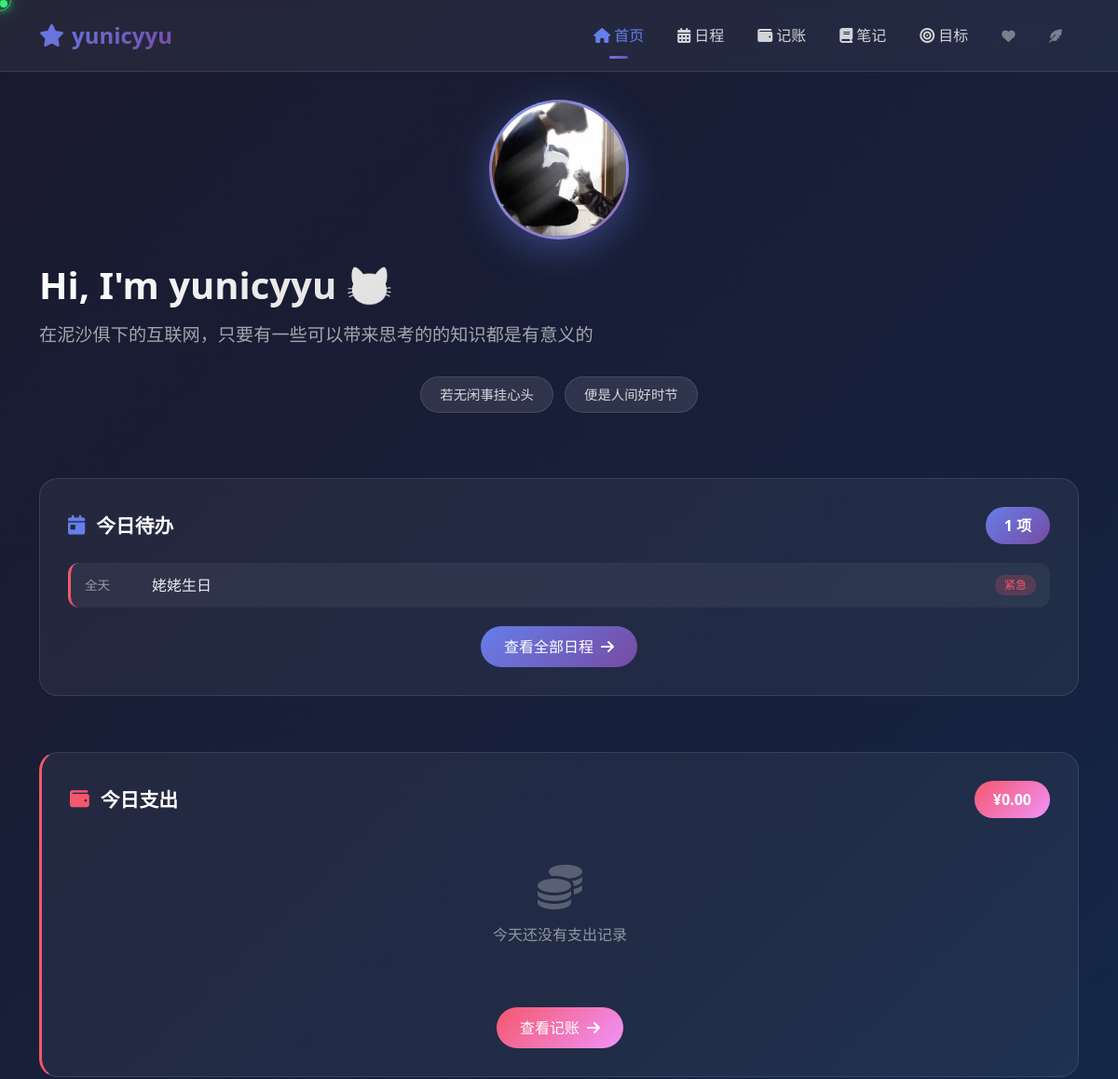
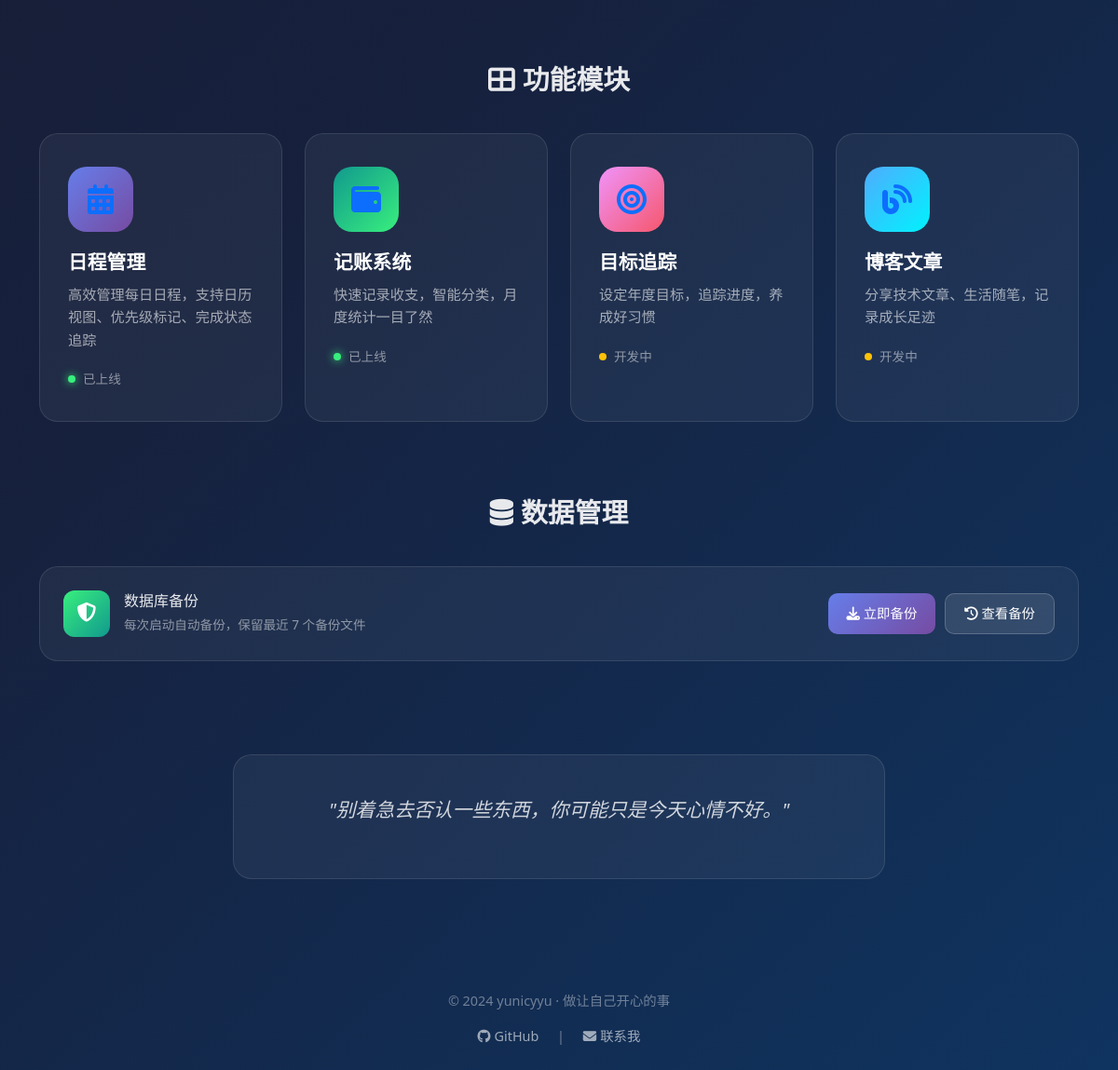
The page / on the database its author committed (2 pictures, top to bottom).
### tables this page shows
CREATE TABLE schedules (
            id INTEGER PRIMARY KEY AUTOINCREMENT,
            content TEXT NOT NULL,
            date TEXT NOT NULL,
            time TEXT,
            priority TEXT DEFAULT '普通',
            completed INTEGER DEFAULT 0,
            created_at TEXT DEFAULT CURRENT_TIMESTAMP
        );

### app.py (the view)
@app.route('/')
def index():
    stats = get_stats()
    finance_stats = get_finance_stats()
    daily_summary = get_daily_summary()
    return render_template('index.html', stats=stats, finance_stats=finance_stats, daily_summary=daily_summary)

### models.py (called while the page is built, shortened)
def get_db():
    conn = sqlite3.connect(DATABASE)
    conn.row_factory = sqlite3.Row
    return conn

def get_daily_summary(date=None):
    conn = get_db()
    cursor = conn.cursor()
    if date is None:
        date = datetime.now().strftime('%Y-%m-%d')
    cursor.execute('''
        SELECT COALESCE(SUM(amount), 0) FROM transactions
        WHERE type = 'expense' AND date = ?
    ''', (date,))
    total_expense = cursor.fetchone()[0] / 100
    cursor.execute('''
        SELECT category, SUM(amount) as total
        FROM transactions
        WHERE type = 'expense' AND date = ?
        GROUP BY category
        ORDER BY total DESC
        LIMIT 1
    ''', (date,))
    top_category = cursor.fetchone()
    conn.close()
    if total_expense == 0:
        return "今天还没有支出记录"

### templates/index.html (shortened to what this page needs)
{% extends "base.html" %}
{% block content %}
<div class="container">
    <div class="hero-section">
        <div class="avatar">
            <img src="{{ url_for('static', filename='images/avatar.jpg') }}" alt="avatar">
        </div>
        <h1 class="hero-title">Hi, I'm yunicyyu 😺</h1>
        <p class="hero-subtitle">在泥沙俱下的互联网，只要有一些可以带来思考的的知识都是有意义的</p>
        <div class="hero-tags">
            <span class="hero-tag">若无闲事挂心头</span>
            <span class="hero-tag">便是人间好时节</span>
        </div>
    </div>
    <div class="today-section">
        <a href="/schedule" class="today-card">
            <div class="today-header">
                <div class="today-title">
                    <i class="fas fa-calendar-day"></i>
                    <span>今日待办</span>
                </div>
                <div class="today-count">{{ stats.today_pending }} 项</div>
            </div>
            {% if stats.today_items and stats.today_items|length > 0 %}
            <div class="today-list">
                {% for item in stats.today_items[:5] %}
                <div class="today-item {% if item.priority == '紧急' %}urgent{% endif %}">
                    <span class="today-item-time">{{ item.time or '全天' }}</span>
                    <span class="today-item-content">{{ item.content }}</span>
                    {% if item.priority == '紧急' %}
                    <span class="today-item-badge">紧急</span>
                    {% endif %}
                </div>
                {% endfor %}
            </div>
            {% else %}
            <div class="today-empty">
                <i class="fas fa-check-circle"></i>
                <p>今天没有待办事项，享受美好的一天吧！</p>
            </div>
            {% endif %}
            <div style="text-align: center;">
                <span class="view-all-btn">
                    查看全部日程 <i class="fas fa-arrow-right"></i>
                </span>
            </div>
        </a>
    </div>
    <div class="today-section">
        <a href="/finance" class="today-card" style="border-left: 3px solid #f5576c;">
            <div class="today-header">
                <div class="today-title">
                    <i class="fas fa-wallet" style="color: #f5576c;"></i>
                    <span>今日支出</span>
                </div>
                <div class="today-count" style="background: linear-gradient(135deg, #f5576c 0%, #f093fb 100%);">¥{{ "%.2f"|format(finance_stats.today_expense) }}</div>
            </div>
            {% if finance_stats.today_transactions and finance_stats.today_transactions|length > 0 %}
            <div class="today-list">
                {% for t in finance_stats.today_transactions[:3] %}
                <div class="today-item" style="border-left-color: {{ '#f5576c' if t.type == 'expense' else '#38ef7d' }};">
                    <span class="today-item-time">{{ t.category }}</span>
                    <span class="today-item-content">{{ t.note or '无备注' }}</span>
                    <span style="color: {{ '#f5576c' if t.type == 'expense' else '#38ef7d' }}; font-weight: 600;">
                        {{ '-' if t.type == 'expense' else '+' }}¥{{ "%.0f"|format(t.amount) }}
                    </span>
                </div>
                {% endfor %}
            </div>
            {% else %}
            <div class="today-empty">
                <i class="fas fa-coins"></i>
                <p>今天还没有支出记录</p>
            </div>
            {% endif %}
            <div style="text-align: center;">
                <span class="view-all-btn" style="background: linear-gradient(135deg, #f5576c 0%, #f093fb 100%);">
                    查看记账 <i class="fas fa-arrow-right"></i>
                </span>
            </div>
        </a>
    </div>
    <div class="modules-section">
        <h2 class="section-title"><i class="fas fa-th-large me-2"></i>功能模块</h2>
        <div class="row g-4">
            <div class="col-lg-3 col-md-6">
                <a href="/schedule" class="module-card">
                    <div class="module-icon schedule">
                        <i class="fas fa-calendar-alt"></i>
                    </div>
                    <h3 class="module-title">日程管理</h3>
                    <p class="module-desc">高效管理每日日程，支持日历视图、优先级标记、完成状态追踪</p>
                    <div class="module-status">
                        <span class="status-dot active"></span>
                        <span class="status-text">已上线</span>
                    </div>
                </a>
            </div>
            <div class="col-lg-3 col-md-6">
                <a href="/finance" class="module-card">
                    <div class="module-icon notes">
                        <i class="fas fa-wallet"></i>
                    </div>
                    <h3 class="module-title">记账系统</h3>
                    <p class="module-desc">快速记录收支，智能分类，月度统计一目了然</p>
                    <div class="module-status">
                        <span class="status-dot active"></span>
                        <span class="status-text">已上线</span>
                    </div>
                </a>
            </div>
            <div class="col-lg-3 col-md-6">
                <a href="#" class="module-card">
                    <div class="module-icon goals">
                        <i class="fas fa-bullseye"></i>
                    </div>
                    <h3 class="module-title">目标追踪</h3>
                    <p class="module-desc">设定年度目标，追踪进度，养成好习惯</p>
                    <div class="module-status">
                        <span class="status-dot coming"></span>
                        <span class="status-text">开发中</span>
                    </div>
                </a>
            </div>
            <div class="col-lg-3 col-md-6">
                <a href="#" class="module-card">
                    <div class="module-icon blog">
                        <i class="fas fa-blog"></i>
                    </div>
                    <h3 class="module-title">博客文章</h3>
                    <p class="module-desc">分享技术文章、生活随笔，记录成长足迹</p>
                    <div class="module-status">
                        <span class="status-dot coming"></span>
                        <span class="status-text">开发中</span>
                    </div>
                </a>
            </div>
        </div>
    </div>
    <div class="backup-section">
        <h2 class="section-title"><i class="fas fa-database me-2"></i>数据管理</h2>
        <div class="backup-card">
            <div class="backup-info">
                <div class="backup-icon">
                    <i class="fas fa-shield-alt"></i>
                </div>
                <div class="backup-text">
                    <h4>数据库备份</h4>
                    <p>每次启动自动备份，保留最近 7 个备份文件</p>
                </div>
            </div>
            <div class="backup-actions">
                <button class="backup-btn" onclick="createBackup()">
                    <i class="fas fa-download"></i> 立即备份
                </button>
                <button class="backup-btn secondary" onclick="showBackupList()">
                    <i class="fas fa-history"></i> 查看备份
                </button>
            </div>
        </div>
    </div>
    <div class="quote-section">
        <div class="quote-box">
            <p class="quote-text">"别着急去否认一些东西，你可能只是今天心情不好。"</p>
        </div>
    </div>
</div>
{% endblock %}

### rows shown on the page
schedules: time "全天", content "姥姥生日", priority "紧急"

### other values the page prints
{{ stats.today_pending }} "1"
{{ "%.2f"|format(finance_stats.today_expense) }} "0.00"
